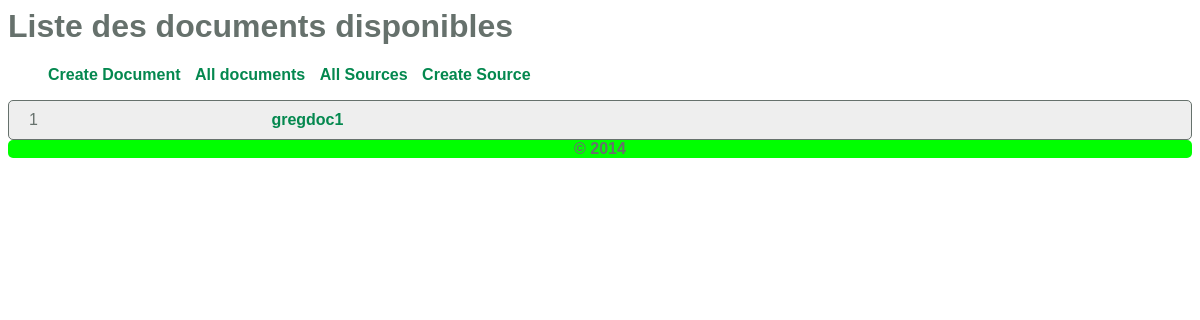
/index.php/document/listAllDocuments, run on an earlier commit of the app's database.
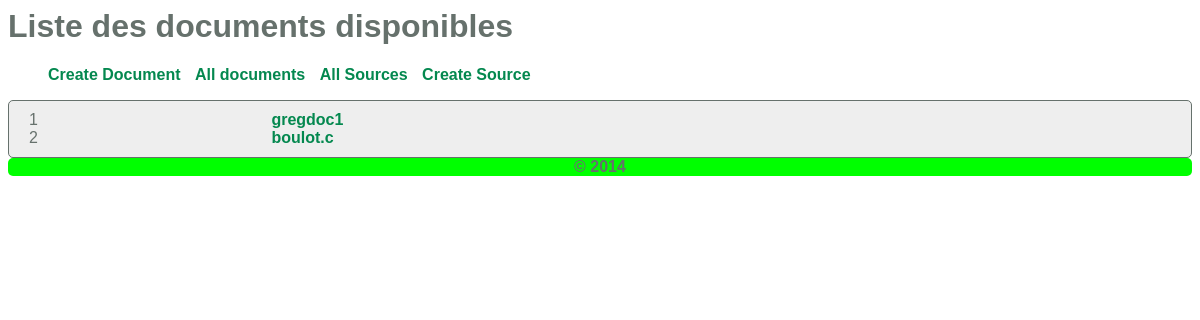
And on a later commit of the database.
### tables this page shows
CREATE TABLE IF NOT EXISTS `document` (
  `doc_id` int(11) NOT NULL AUTO_INCREMENT,
  `doc_name` varchar(64) NOT NULL,
  `doc_sc_id` int(11) NOT NULL COMMENT 'main source code ',
  PRIMARY KEY (`doc_id`),
  UNIQUE KEY `doc_name` (`doc_name`)
);

### application/controllers/Document.php (called while the page is built, shortened)
<?php
class Document extends CI_Controller {
	public function __construct()
	{
		$this->load->model('document_model');
		$this->load->model('source_code_model');
		$this->load->model('keyword_list_model');
	}
	public function listAllDocuments()
	{
		$data['title'] = 'Liste des documents disponibles';
		$data['doc_array'] = $this->document_model->get_document_list();
		$this->load->view('templates/header', $data);
		$this->load->view('document/list', $data);
		$this->load->view('templates/footer');
	}
}
?>

### index.php (called while the page is built, shortened)
<?php
require_once BASEPATH.'core/CodeIgniter.php';

### application/models/Document_model.php (called while the page is built, shortened)
<?php
class Document_model extends CI_Model {
    public function get_document_list()
    {
        $query = $this->db->get('document');
        return $query->result_array();
    }
}
?>

### application/views/document/list.php (the view)
<div class="simple_frame">
<?php
foreach($doc_array as $doc)
{
	echo "<div class=\"row_tab_doc\">";
		echo "<div class=\"cell_tab_doc\">";
		echo $doc['doc_id'];
		echo "</div>";
		echo "<div class=\"cell_tab_doc\">";
		echo "<a href=\"/index.php/document/view/".$doc['doc_id']."\">".$doc['doc_name']."</a>";
		echo "</div>";
	echo "</div>";
}
?>
</div>

### application/views/templates/header.php (shortened to what this page needs)
<html>
<h1><?php echo $title ?></h1>
<head>
	<link rel="stylesheet" href="/public/style/style.css">
</head>
<body>
	<nav>
		<ul>
			<li><a href="/index.php/document/create">Create Document</a></li>
			<li><a href="/index.php/document/list">All documents</a></li>
			<li><a href="/index.php/source_code/list">All Sources</a></li>
			<li><a href="/index.php/source_code/create">Create Source</a></li>
		</ul>
	</nav>

### application/views/templates/footer.php
<div class="footer_copyrights"><strong>&copy; 2014</strong></div>
</body>
</html>

### public/style/style.css (style rules this page uses)
a { font-weight: bold; }
a:link { text-decoration: none; color: #04884F; }
body { font-family: Arial, Helvetica, sans-serif; color: #66716C; }
ul { list-style-type: none; }
li { display: inline-block; padding-right: 10px; }
.simple_frame { background: none repeat scroll 0 0 #eeeeee; border-style: solid; border-width: thin; padding: 10px; border-radius: 5px; }
.cell_tab_doc { display: inline-block; padding-left: 10px; width:20%; }
.footer_copyrights { background-color: lime; text-align: center; border-radius: 5px; }

What changed in the data, as far as the page shows it:
added document: doc_id "2", doc_name "boulot.c"
